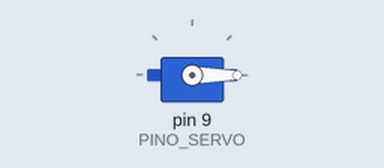
The sketch below on a simulated Arduino Uno, built with avr-gcc and run on an emulated ATmega328P. Parts: servo.

Above: at 0.05 s.
At 1.5 s:
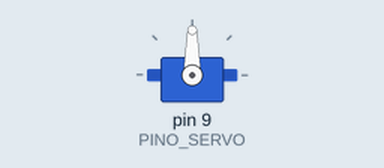
At 3.0 s:
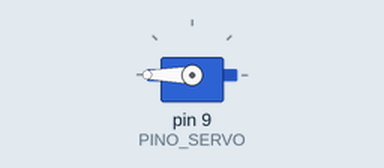
Timing chart, 0 to 6.9 s (numbered marks = the images above):
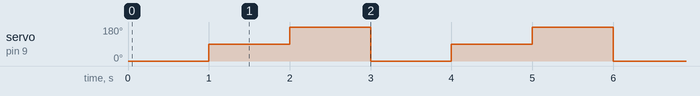

Measured:
- by itself, servo on pin 9 (PINO_SERVO): repeats every 3.0 s: 180° 1.0 s, 0° 1.0 s, 90° 1.0 s

The sketch:

bibliotecas.ino
```cpp
#include <Servo.h>

Servo meuServo;
const int PINO_SERVO = 9;

void setup()
{
  meuServo.attach(PINO_SERVO);
}

void loop()
{
  meuServo.write(0);
  delay(1000);
  meuServo.write(90);
  delay(1000);
  meuServo.write(180);
  delay(1000);
}
```
